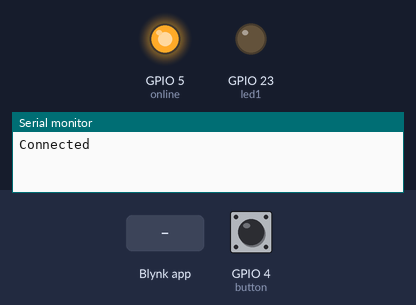
This sketch was run on a simulated ESP32. Shown: output pins drawn as LEDs (lit = HIGH), the last lines printed to the serial monitor. Inputs (shaded band) come from the test bench; at power-on: GPIO 4 (button) LOW. WiFi joins after 1.5 s; servers stay silent unless stated.

Above: at 3.0 s.
3.1 s: Blynk app writes 1 to V0
At 4.2 s:
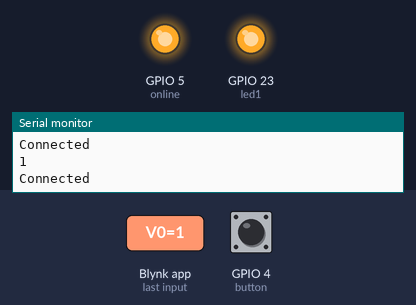
4.6 s: Blynk app writes 0 to V0
At 5.4 s:
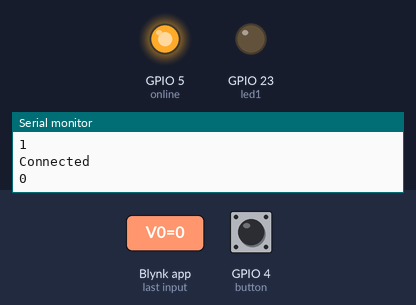
6.1 s: Blynk app writes 200 to V0
At 6.5 s:
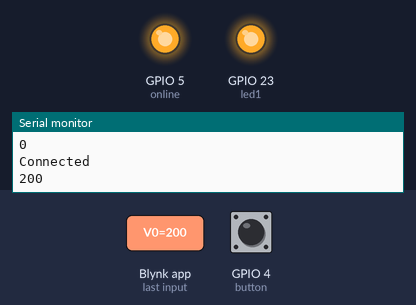
Timing chart, 0 to 9.1 s (numbered marks = the images above; inputs shaded):
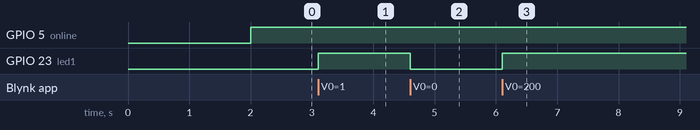

The sketch:

BlynkOnlineOfflineBoTH.ino
```cpp
//Replace with your own blynk credentials
#define BLYNK_TEMPLATE_ID "TMPL6oqHrRr3n"
#define BLYNK_TEMPLATE_NAME "Smart Switch"
#define BLYNK_AUTH_TOKEN "cQjOEoklmlTrdZt3DuIyOeOMQRfHVcZq"

#define BLYNK_PRINT Serial

#include <WiFi.h>
#include <WiFiClient.h>
#include <BlynkSimpleEsp32.h>

//server status led
#define online 5

//buttons and led pins
#define button 4

#define led1 23

int switchState = 0;     // actual read value from pin4
int oldSwitchState = 0;  // last read value from pin4

int lightsOn = 0;

//server state | flag for online/Offline Mode
bool onlineMode = false;

//Wifi config
char ssid[] = "Smart Switch";
char pass[] = "12345678";

BlynkTimer timer;

//
void isServerConnected() {
  bool isConnected = Blynk.connected();
  if (isConnected == true) {
    onlineMode = true;
    digitalWrite(online, HIGH);
    Serial.println("Connected");
  }
  if (isConnected == false) {
    if (onlineMode == true) {
      onlineMode = false;
    }
    Serial.println("Not Connected");
    digitalWrite(online, LOW);
  }
}

void setup() {
  Serial.begin(115200);

  timer.setInterval(2000L, isServerConnected);

  pinMode(online, OUTPUT);

  pinMode(led1, OUTPUT);

  pinMode(button, INPUT);

  Blynk.begin(BLYNK_AUTH_TOKEN, ssid, pass);
}

void loop() {
  //Blynk.run();
  timer.run();
  switchState = digitalRead(button);

  if (onlineMode) {
    Blynk.run();
    whenOnline();  //handles online functionalities
  } else {
    whenOffline();  //handles offline functionalities
  }
}

void whenOnline() {
  if (switchState != oldSwitchState)  // catch change
  {
    oldSwitchState = switchState;
    if (switchState == HIGH) {
      // toggle
      lightsOn = !lightsOn;
      updateLEDs();
      updateBlynkServer();
      delay(50);
    }
  }
}

void whenOffline() {
  if (switchState != oldSwitchState)  // catch change
  {
    oldSwitchState = switchState;
    if (switchState == HIGH) {
      // toggle
      lightsOn = !lightsOn;
      updateLEDs();
      delay(50);
    }
  }
}

void updateLEDs() {
  digitalWrite(led1, lightsOn);
}

void updateBlynkServer() {
  Blynk.virtualWrite(V0, lightsOn);
}

BLYNK_WRITE(V0) {
  lightsOn = param.asInt();
  Serial.println(lightsOn);
  updateLEDs();
}
```

Measured:
- after the input at 3.1 s, GPIO 23 (led1): LOW → HIGH at once
- after the input at 4.6 s, GPIO 23 (led1): HIGH → LOW at once
- after the input at 6.1 s, GPIO 23 (led1): LOW → HIGH at once
